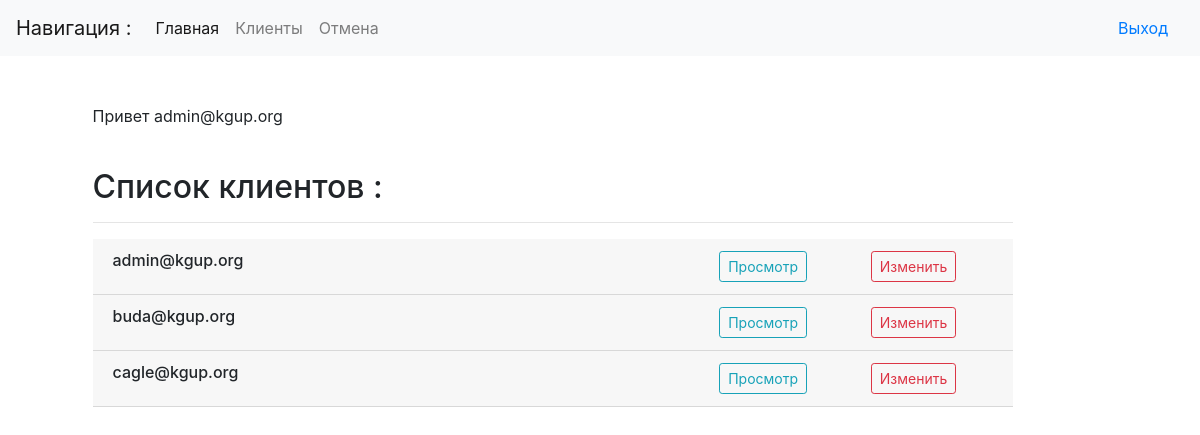
/accounts/customusers/ (signed in), run on the app's committed database.
### conversion/models.py (models this page shows)
class CustomUser(AbstractBaseUser, PermissionsMixin):
    email = models.EmailField(_('email address'), max_length=254, unique=True)
    first_name = models.CharField(_('first name'), max_length=30, blank=True)
    last_name = models.CharField(_('last name'), max_length=30, blank=True)
    is_staff = models.BooleanField(_('staff status'), default=False,
                                   help_text=_('Designates whether the user can log into this admin site.'))
    is_active = models.BooleanField(_('active'), default=True,
                                    help_text=_('Designates whether this user should be treated as '
                                                'active. Unselect this instead of deleting accounts.'))
    currency = models.ForeignKey(Currency, default=1, on_delete=models.PROTECT, verbose_name='Наименование валюты')
    balance = models.FloatField(_('balance'), default=100)
    date_joined = models.DateTimeField(default=timezone.now)
    objects = CustomUserManager()
    USERNAME_FIELD = 'email'
    REQUIRED_FIELDS = []
    def __str__(self):
        return self.email
    class Meta:
        verbose_name = "Пользователь"
        verbose_name_plural = "Пользователи"

### conversion/views.py (the view)
# urls.py: path('customusers/', CustomUserListView.as_view(), name='custom-user-list'),
class CustomUserListView(ListView):
    model = CustomUser
    request = CustomUser.objects.all()
    template_name = 'conversion/custom_user_list.html'

### templates/conversion/custom_user_list.html
{% extends 'base.html' %}
{% block content %}
  {% if user.is_authenticated %}
    <p>Привет {{ request.user }}</p><br>
  {% endif %}
  <h2 class="mb-3">Список клиентов :</h2><hr>
  {% for customuser in customuser_list %}
    <div class="card-header">
      <div class="row">
        <div class="col-8" ><h6>{{ customuser.email }}</h6></div>
        {% if user.is_authenticated %}
          <div class="col-2"><a href="{% url 'custom-user-detail' customuser.id %}" class="btn btn-sm btn-outline-info
            my-2 my-sm-0" role="group" aria-disabled="true">Просмотр</a></div>
          <div class="col-1"><a href="#" class="btn btn-sm btn-outline-danger my-2 my-sm-0" role="group" aria-disabled="true">Изменить</a></div>
        {% else %}
          <div class="col-2"></div>
          <div class="col-1"></div>
        {% endif %}
      </div>
    </div>
    {% empty %}
      <h1>Список пуст!</h1>
  {% endfor %}
{% endblock %}

### data on the page
CustomUser: user "admin@kgup.org", email "admin@kgup.org", shows "Просмотр"
CustomUser: email "buda@kgup.org"
CustomUser: email "cagle@kgup.org"
